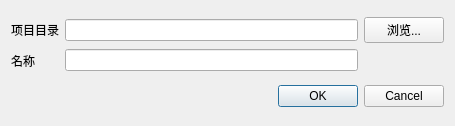
<?xml version="1.0" encoding="UTF-8"?>
<ui version="4.0">
 <class>NewProjectDialog</class>
 <widget class="QWidget" name="NewProjectDialog">
  <property name="windowModality">
   <enum>Qt::ApplicationModal</enum>
  </property>
  <property name="geometry">
   <rect>
    <x>0</x>
    <y>0</y>
    <width>455</width>
    <height>126</height>
   </rect>
  </property>
  <property name="windowTitle">
   <string>新建项目</string>
  </property>
  <layout class="QVBoxLayout" name="verticalLayout">
   <item>
    <layout class="QHBoxLayout" name="horizontalLayout">
     <item>
      <layout class="QVBoxLayout" name="verticalLayout_2">
       <item>
        <widget class="QLabel" name="label">
         <property name="sizePolicy">
          <sizepolicy hsizetype="Preferred" vsizetype="Preferred">
           <horstretch>0</horstretch>
           <verstretch>0</verstretch>
          </sizepolicy>
         </property>
         <property name="text">
          <string>项目目录</string>
         </property>
        </widget>
       </item>
       <item>
        <widget class="QLabel" name="label_2">
         <property name="text">
          <string>名称</string>
         </property>
        </widget>
       </item>
      </layout>
     </item>
     <item>
      <layout class="QVBoxLayout" name="verticalLayout_3">
       <item>
        <widget class="QLineEdit" name="pathEdit"/>
       </item>
       <item>
        <widget class="QLineEdit" name="nameEdit"/>
       </item>
      </layout>
     </item>
     <item>
      <layout class="QVBoxLayout" name="verticalLayout_4">
       <item>
        <widget class="QPushButton" name="browseButton">
         <property name="text">
          <string>浏览...</string>
         </property>
        </widget>
       </item>
       <item>
        <spacer name="verticalSpacer">
         <property name="orientation">
          <enum>Qt::Vertical</enum>
         </property>
         <property name="sizeType">
          <enum>QSizePolicy::Fixed</enum>
         </property>
         <property name="sizeHint" stdset="0">
          <size>
           <width>20</width>
           <height>30</height>
          </size>
         </property>
        </spacer>
       </item>
      </layout>
     </item>
    </layout>
   </item>
   <item>
    <widget class="QDialogButtonBox" name="buttonBox">
     <property name="orientation">
      <enum>Qt::Horizontal</enum>
     </property>
     <property name="standardButtons">
      <set>QDialogButtonBox::Cancel|QDialogButtonBox::Ok</set>
     </property>
     <property name="centerButtons">
      <bool>false</bool>
     </property>
    </widget>
   </item>
  </layout>
 </widget>
 <layoutdefault spacing="6" margin="11"/>
 <resources/>
 <connections/>
 <designerdata>
  <property name="gridDeltaX">
   <number>10</number>
  </property>
  <property name="gridDeltaY">
   <number>10</number>
  </property>
  <property name="gridSnapX">
   <bool>false</bool>
  </property>
  <property name="gridSnapY">
   <bool>false</bool>
  </property>
  <property name="gridVisible">
   <bool>true</bool>
  </property>
 </designerdata>
</ui>
